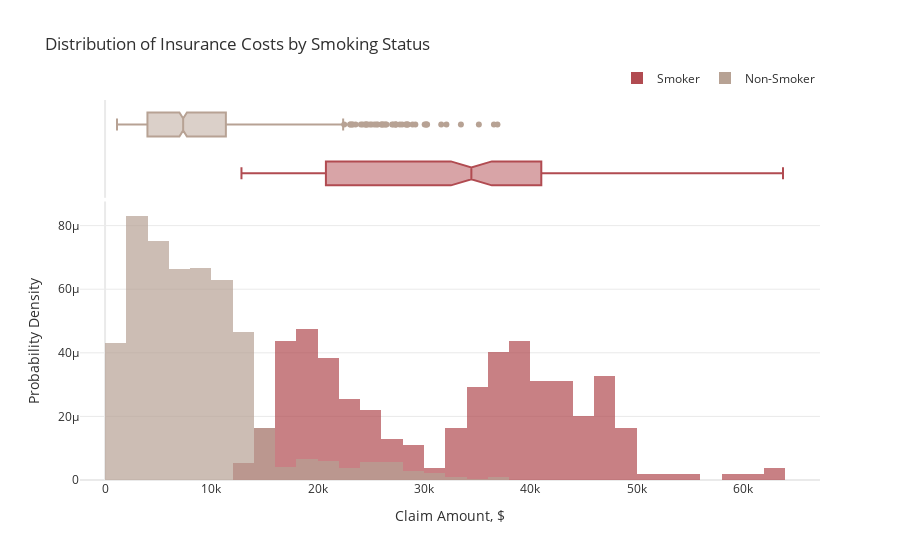

Notebook cell for this chart:
### Markdown cell above
For each region, the boxplots show insurance charges are positively skewed with several large outliers. Insurance charges are more variable in the Southeast region, which contains the highest claim in the data set at over \\$63,000 as well as the lowest claim at \$1,121. The Northeast region has the highest median cost overall, although since the notches in the boxplots overlap, the median claim amounts are likely not significantly different.

### Code cell
fig=px.histogram(ins, x='charges', color='smoker', opacity=0.7, barmode='overlay',
                 histnorm='probability density', marginal='box', 
                 title="Distribution of Insurance Costs by Smoking Status",
                 color_discrete_sequence=['#B14B51','#B7A294']) 
fig.update_layout(font_color="#303030", xaxis_title='Claim Amount, $',
                  yaxis=dict(title='Probability Density', gridcolor='#EAEAEA', zerolinecolor='#EAEAEA'),
                  legend=dict(orientation="h", yanchor="bottom", y=1.02, xanchor="right", x=1, title=""))
fig.update_xaxes(showgrid=False, zerolinecolor='#EAEAEA')
fig.show()

### Figure 1 — Plotly figure (JSON) as saved in the notebook; plotly's stock layout.template omitted (floating-point values rounded to 4 significant figures; data arrays with more than 128 entries replaced by an {"elided": "..."} marker saying what was removed)
{"data": [{"alignmentgroup": "True", "bingroup": "x", "histnorm": "probability density", "hovertemplate": "smoker=Smoker<br>charges=%{x}<br>probability density=%{y}<extra></extra>", "legendgroup": "Smoker", "marker": {"color": "#B14B51", "opacity": 0.7, "pattern": {"shape": ""}}, "name": "Smoker", "offsetgroup": "Smoker", "orientation": "v", "showlegend": true, "type": "histogram", "x": {"elided": "274 float values"}, "xaxis": "x", "yaxis": "y"}, {"alignmentgroup": "True", "hovertemplate": "smoker=Smoker<br>charges=%{x}<extra></extra>", "legendgroup": "Smoker", "marker": {"color": "#B14B51"}, "name": "Smoker", "notched": true, "offsetgroup": "Smoker", "showlegend": false, "type": "box", "x": {"elided": "274 float values"}, "xaxis": "x2", "yaxis": "y2"}, {"alignmentgroup": "True", "bingroup": "x", "histnorm": "probability density", "hovertemplate": "smoker=Non-Smoker<br>charges=%{x}<br>probability density=%{y}<extra></extra>", "legendgroup": "Non-Smoker", "marker": {"color": "#B7A294", "opacity": 0.7, "pattern": {"shape": ""}}, "name": "Non-Smoker", "offsetgroup": "Non-Smoker", "orientation": "v", "showlegend": true, "type": "histogram", "x": {"elided": "1064 float values"}, "xaxis": "x", "yaxis": "y"}, {"alignmentgroup": "True", "hovertemplate": "smoker=Non-Smoker<br>charges=%{x}<extra></extra>", "legendgroup": "Non-Smoker", "marker": {"color": "#B7A294"}, "name": "Non-Smoker", "notched": true, "offsetgroup": "Non-Smoker", "showlegend": false, "type": "box", "x": {"elided": "1064 float values"}, "xaxis": "x2", "yaxis": "y2"}], "layout": {"autosize": true, "barmode": "overlay", "font": {"color": "#303030"}, "legend": {"orientation": "h", "title": {"text": ""}, "tracegroupgap": 0, "x": 1, "xanchor": "right", "y": 1.02, "yanchor": "bottom"}, "title": {"text": "Distribution of Insurance Costs by Smoking Status"}, "xaxis": {"anchor": "y", "autorange": true, "domain": [0, 1], "range": [-2359.0, 67250.0], "showgrid": false, "title": {"text": "Claim Amount, $"}, "type": "linear", "zerolinecolor": "#EAEAEA"}, "xaxis2": {"anchor": "y2", "autorange": true, "domain": [0, 1], "matches": "x", "range": [-2359.0, 67250.0], "showgrid": false, "showticklabels": false, "type": "linear", "zerolinecolor": "#EAEAEA"}, "yaxis": {"anchor": "x", "autorange": true, "domain": [0, 0.7326], "gridcolor": "#EAEAEA", "range": [0, 8.755e-05], "title": {"text": "Probability Density"}, "zerolinecolor": "#EAEAEA"}, "yaxis2": {"anchor": "x2", "autorange": true, "domain": [0.7426, 1], "matches": "y2", "range": [-0.5, 1.5], "showgrid": false, "showline": false, "showticklabels": false, "ticks": "", "type": "category"}}}
